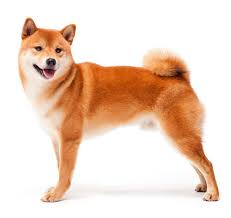
#> input picture Pics/Shiba.jpg, 231 x 218 px, found by its file name
$ python contours.py
#> lines starting #> are read from the running program, lines starting #| are printed output that depends on the picture; after the words box and inside, x2 and y2 are one past the last pixel; in counts of white or black regions, pixels touching at a corner belong together
import cv2 as cv
import numpy as np

img = cv.imread('Pics\Shiba.jpg')
#> img is the input picture: shape (218, 231, 3); mean B, G, R 198.6, 214.8, 238.8
gray = cv.cvtColor(img, cv.COLOR_BGR2GRAY)
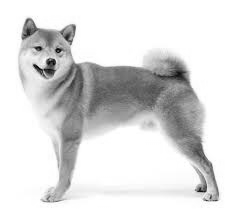
#> gray: shape (218, 231); min 2, max 255, mean 220.1
blur = cv.GaussianBlur(gray, (1,1), cv.BORDER_DEFAULT)

cv.imshow('blur', blur)
cv.imshow('gray shiba', gray)

blank = np.zeros(img.shape, dtype='uint8')
cv.imshow('blank', blank)

# Blurred Canny (recommended)
canny = cv.Canny(blur, 125, 175)
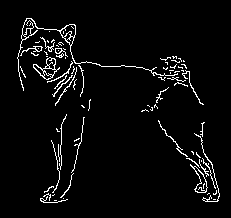
#> canny: shape (218, 231); 4.1% white in thin lines or dots, all inside (x1, y1, x2, y2) = (17, 18, 220, 203)
cv.imshow('canny', canny)

# Threshold (not recommended)
ret, thresh = cv.threshold(gray, 125, 255, cv.THRESH_BINARY)
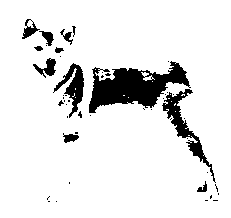
#> thresh: shape (218, 231); 90% white; 48 black regions (36 under 20 px)
cv.imshow('thresh', thresh)

# Find contours
contours, hierachies = cv.findContours(canny, cv.RETR_LIST, cv.CHAIN_APPROX_SIMPLE)
#> contours = 101 contours, 83 with area under 20; largest, box (x1, y1, x2, y2) and area: (17, 18, 178, 91) 302, (33, 57, 60, 80) 258, (190, 164, 208, 193) 174, (193, 166, 208, 193) 154, (60, 24, 76, 38) 124
print(f'{len(contours)} contours found!')
#| 101 contours found!

# Draw contours on blank image
cv.drawContours(blank, contours, -1, (0,0,255), 1)
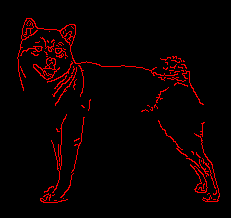
#> blank: shape (218, 231, 3); mean of channels 0, 1, 2 0, 0, 10.6; drawn as B, G, R
cv.imshow('contours drawn', blank)

cv.waitKey(0)
